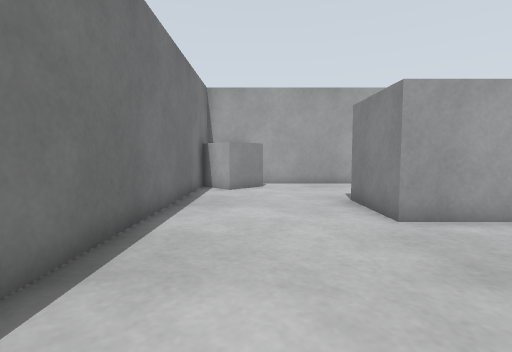
view 1 (above)

16 first-person views from a walk through a Gazebo world. The camera is 0.14 m above the floor, tilts 4° down and sees 85° across. The floor is counted in squares, 0.1 m on a side. Each view is taken from the middle of a square. On the plan, view 1 faces up. The plan holds only what a view shows up to about 13 squares ahead; the rest is blank.

view 2
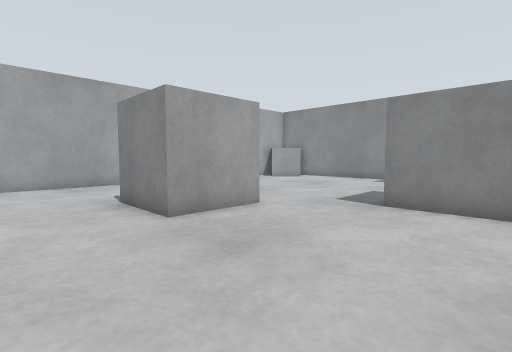

view 3
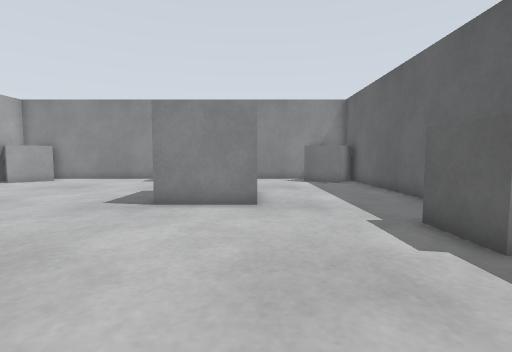

view 4
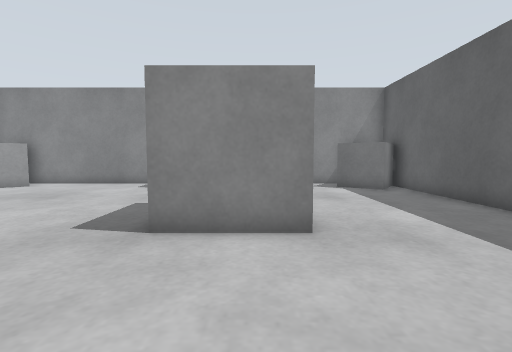

view 5
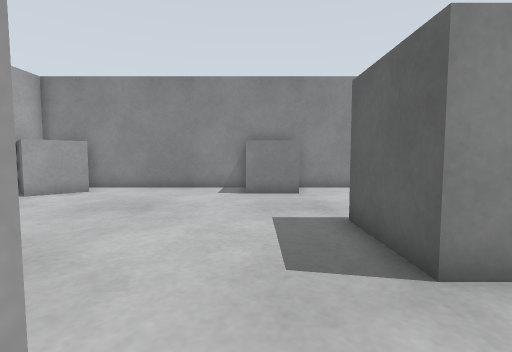

view 6
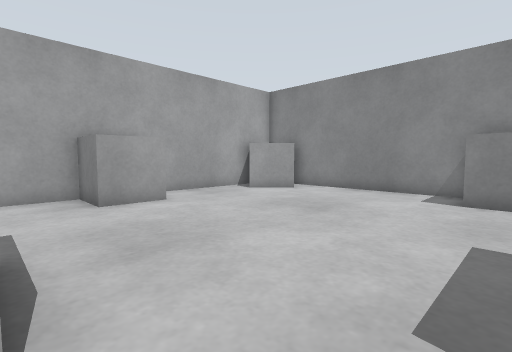

view 7
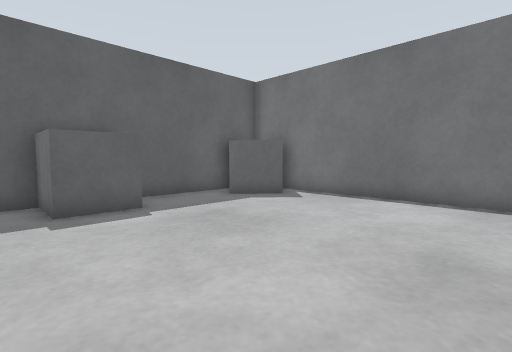

view 8
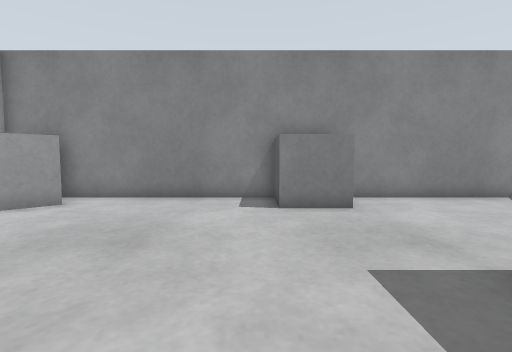

view 9
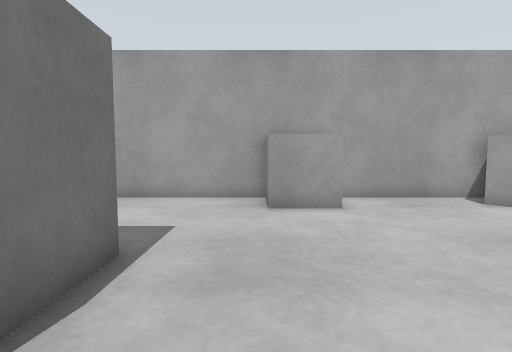

view 10
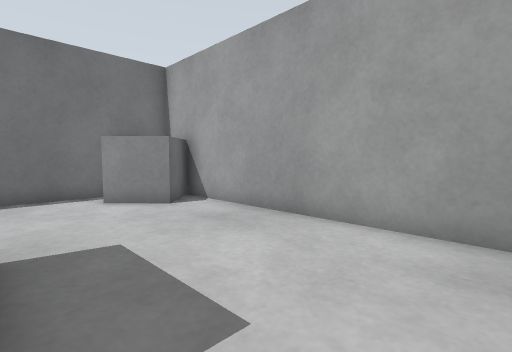

view 11
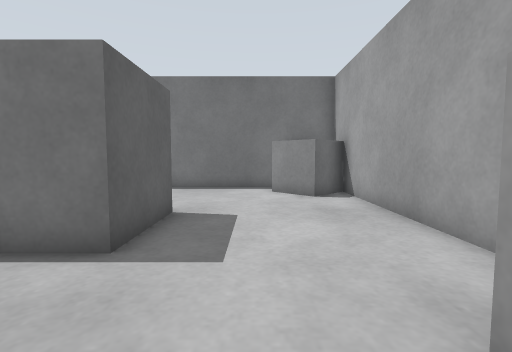

view 12
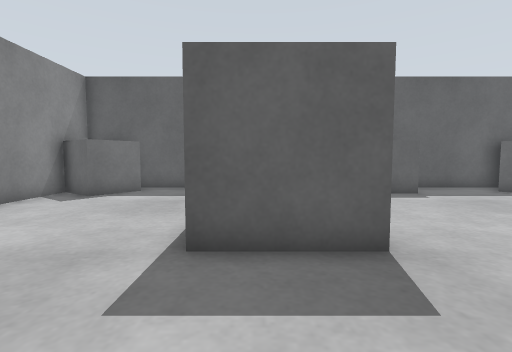

view 13
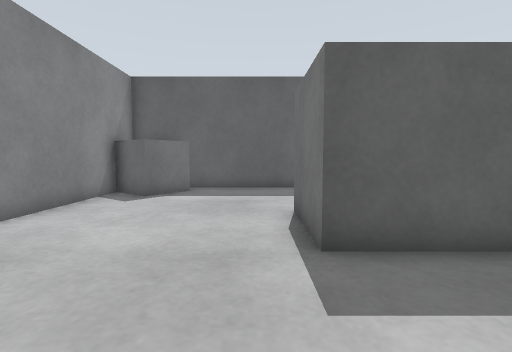

view 14
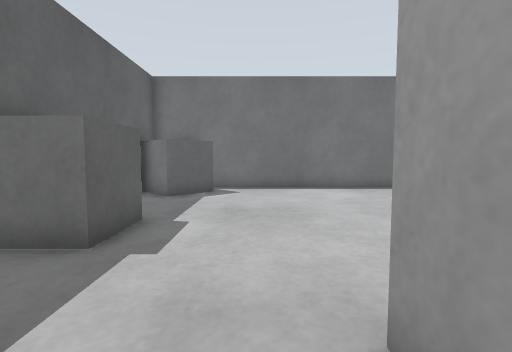

view 15
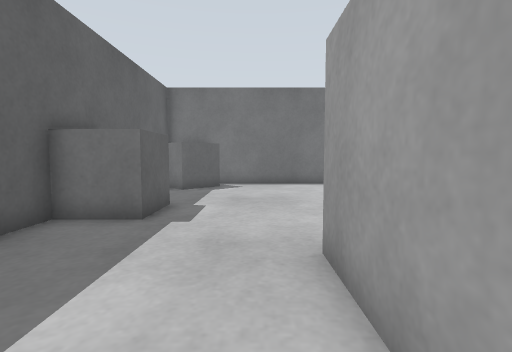

view 16
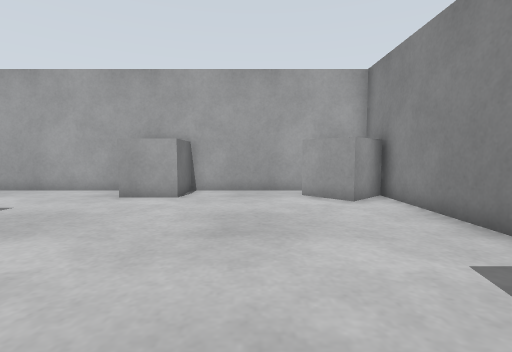

### Floor plan
Points are (right, up) in squares from view 1. A wall is a line through its corners. A room is listed if a view was taken in it or the views show most of it. See-through windows are left out.
Room 1 (views 1, 2, 3, 4, 5, 6, 7, 8, 9, 10, 11, 12, 13, 14, 15, 16)
walls: (6.1, 5.9) (3.1, 5.9) (3.1, 8.9) (6, 8.9) (6, 7); (8, 3) (11, 3) (11, 0) (8, 0) (8, 3); (15.5, 3.2) (15.5, 5.4) (17.2, 5.4); (3.8, -3.5) (5.9, -3.5) (5.9, -5.6); (10.3, 14.5) (10.3, 12.5) (8.3, 12.5) (8.3, 14.5); (-1.1, -2.7) (0.3, -4.1) (-1.1, -5.6); (-1.2, 14.6) (0.3, 13) (-1.1, 11.6) (-2.5, 13.1); (17.5, 13.1) (16.1, 11.6) (14.7, 13.1) (16.2, 14.5); (-2.5, 14.5) (-2.5, -5.5) (17.5, -5.5) (17.5, 14.5) (-2.5, 14.5); (16.1, -5.4) (14.7, -4.4) (15.9, -2.7) (17.6, -4)

Where each view was taken, in squares from view 1:
view 1: 0 up, 0 right, facing up
view 2: 0 up, 0 right, facing up-right
view 3: 0 up, 0 right, facing right
view 4: 1 up, 3 right, facing right
view 5: 5 up, 5 right, facing right
view 6: 4 up, 6 right, facing up-right
view 7: 4 up, 7 right, facing down-left
view 8: 6 up, 8 right, facing right
view 9: 5 up, 8 right, facing up
view 10: 9 up, 8 right, facing up-left
view 11: 11 up, 10 right, facing left
view 12: 7 up, 10 right, facing down
view 13: 7 up, 12 right, facing down
view 14: 1 down, 10 right, facing left
view 15: 1 down, 12 right, facing left
view 16: 3 up, 13 right, facing up
